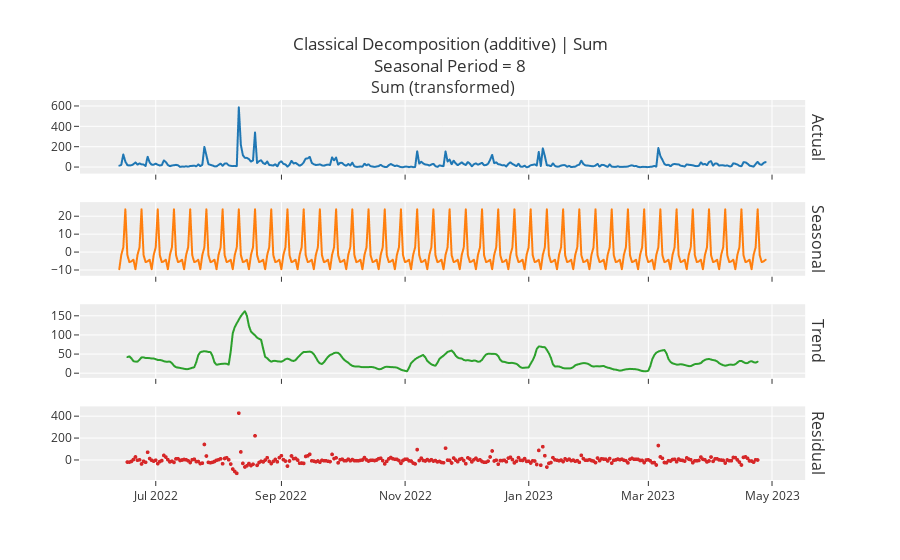

The cell this chart's notebook holds for it:
### Markdown cell above
#### 3.1.6 Đồ thị phân tách thành phần trong chuỗi thời gian

### Code cell
plot_model(plot = 'decomp')

### Figure 1 — Plotly figure (JSON) as saved in the notebook; plotly's stock layout.template omitted (floating-point values rounded to 4 significant figures; data arrays with more than 128 entries replaced by an {"elided": "..."} marker saying what was removed)
{"data": [{"line": {"color": "rgb(31, 119, 180)", "width": 2}, "marker": {"size": 2}, "mode": "lines+markers", "name": "Actual", "type": "scattergl", "x": {"elided": "320 str values"}, "xaxis": "x", "y": {"elided": "320 int values"}, "yaxis": "y"}, {"line": {"color": "rgb(255, 127, 14)", "width": 2}, "marker": {"size": 2}, "mode": "lines+markers", "name": "Seasonal", "type": "scattergl", "x": {"elided": "320 str values"}, "xaxis": "x2", "y": {"elided": "320 float values"}, "yaxis": "y2"}, {"line": {"color": "rgb(44, 160, 44)", "width": 2}, "marker": {"size": 2}, "mode": "lines+markers", "name": "Trend", "type": "scattergl", "x": {"elided": "320 str values"}, "xaxis": "x3", "y": {"elided": "320 float values"}, "yaxis": "y3"}, {"line": {"color": "rgb(214, 39, 40)", "width": 2}, "marker": {"size": 4}, "mode": "markers", "name": "Residuals", "type": "scattergl", "x": {"elided": "320 str values"}, "xaxis": "x4", "y": {"elided": "320 float values"}, "yaxis": "y4"}], "layout": {"annotations": [{"font": {"size": 16}, "showarrow": false, "text": "Sum (transformed)", "x": 0.49, "xanchor": "center", "xref": "paper", "y": 1, "yanchor": "bottom", "yref": "paper"}, {"font": {"size": 16}, "showarrow": false, "text": "Actual", "textangle": 90, "x": 0.98, "xanchor": "left", "xref": "paper", "y": 0.9031, "yanchor": "middle", "yref": "paper"}, {"font": {"size": 16}, "showarrow": false, "text": "Seasonal", "textangle": 90, "x": 0.98, "xanchor": "left", "xref": "paper", "y": 0.6344, "yanchor": "middle", "yref": "paper"}, {"font": {"size": 16}, "showarrow": false, "text": "Trend", "textangle": 90, "x": 0.98, "xanchor": "left", "xref": "paper", "y": 0.3656, "yanchor": "middle", "yref": "paper"}, {"font": {"size": 16}, "showarrow": false, "text": "Residual", "textangle": 90, "x": 0.98, "xanchor": "left", "xref": "paper", "y": 0.09688, "yanchor": "middle", "yref": "paper"}], "showlegend": false, "title": {"text": "Classical Decomposition (additive) | Sum<br>Seasonal Period = 8"}, "xaxis": {"anchor": "y", "domain": [0, 0.98], "matches": "x4", "showticklabels": false}, "xaxis2": {"anchor": "y2", "domain": [0, 0.98], "matches": "x4", "showticklabels": false}, "xaxis3": {"anchor": "y3", "domain": [0, 0.98], "matches": "x4", "showticklabels": false}, "xaxis4": {"anchor": "y4", "domain": [0, 0.98]}, "yaxis": {"anchor": "x", "domain": [0.8063, 1]}, "yaxis2": {"anchor": "x2", "domain": [0.5375, 0.7312]}, "yaxis3": {"anchor": "x3", "domain": [0.2687, 0.4625]}, "yaxis4": {"anchor": "x4", "domain": [0, 0.1938]}}}
